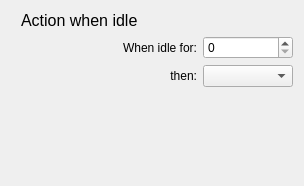
<?xml version="1.0" encoding="UTF-8"?>
<ui version="4.0">
 <class>IdleSettings</class>
 <widget class="QWidget" name="IdleSettings">
  <property name="geometry">
   <rect>
    <x>0</x>
    <y>0</y>
    <width>304</width>
    <height>186</height>
   </rect>
  </property>
  <property name="windowTitle">
   <string>Dialog</string>
  </property>
  <layout class="QGridLayout" name="gridLayout">
   <item row="0" column="0" colspan="2">
    <widget class="QLabel" name="headingLabel">
     <property name="sizePolicy">
      <sizepolicy hsizetype="Expanding" vsizetype="Fixed">
       <horstretch>0</horstretch>
       <verstretch>0</verstretch>
      </sizepolicy>
     </property>
     <property name="font">
      <font>
       <pointsize>12</pointsize>
      </font>
     </property>
     <property name="text">
      <string>Action when idle</string>
     </property>
     <property name="margin">
      <number>5</number>
     </property>
     <property name="indent">
      <number>10</number>
     </property>
    </widget>
   </item>
   <item row="1" column="0" colspan="2">
    <widget class="QLabel" name="idleTimeLabel">
     <property name="sizePolicy">
      <sizepolicy hsizetype="Expanding" vsizetype="Preferred">
       <horstretch>0</horstretch>
       <verstretch>0</verstretch>
      </sizepolicy>
     </property>
     <property name="text">
      <string>When idle for:</string>
     </property>
     <property name="alignment">
      <set>Qt::AlignRight|Qt::AlignTrailing|Qt::AlignVCenter</set>
     </property>
    </widget>
   </item>
   <item row="1" column="2">
    <widget class="QSpinBox" name="idleTimeSpinbox"/>
   </item>
   <item row="2" column="2">
    <widget class="QComboBox" name="idleActionComboBox"/>
   </item>
   <item row="3" column="0">
    <spacer name="verticalSpacer">
     <property name="orientation">
      <enum>Qt::Vertical</enum>
     </property>
     <property name="sizeHint" stdset="0">
      <size>
       <width>20</width>
       <height>40</height>
      </size>
     </property>
    </spacer>
   </item>
   <item row="2" column="0" colspan="2">
    <widget class="QLabel" name="idleActionLabel">
     <property name="sizePolicy">
      <sizepolicy hsizetype="Expanding" vsizetype="Preferred">
       <horstretch>0</horstretch>
       <verstretch>0</verstretch>
      </sizepolicy>
     </property>
     <property name="text">
      <string>then:</string>
     </property>
     <property name="alignment">
      <set>Qt::AlignRight|Qt::AlignTrailing|Qt::AlignVCenter</set>
     </property>
    </widget>
   </item>
  </layout>
 </widget>
 <resources/>
 <connections/>
</ui>
